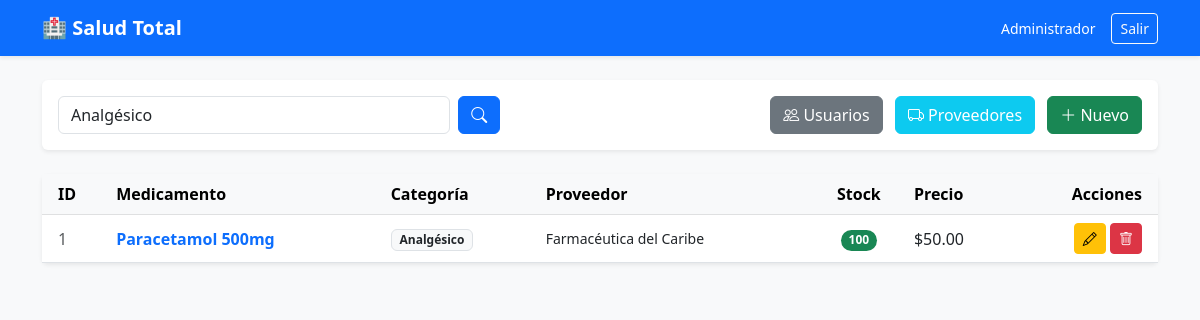
The page /paginas/panel.php?categoria=Analgésico (signed in) on the database its author committed.
### tables this page shows
CREATE TABLE `medicamentos` (
  `id` int(11) NOT NULL,
  `nombre` varchar(100) NOT NULL,
  `categoria` varchar(100) NOT NULL,
  `cantidad` int(11) NOT NULL,
  `precio` decimal(10,2) NOT NULL,
  `proveedor_id` int(11) DEFAULT NULL,
  `creado_en` timestamp NOT NULL DEFAULT current_timestamp(),
  `actualizado_en` timestamp NOT NULL DEFAULT current_timestamp() ON UPDATE current_timestamp()
);

CREATE TABLE `proveedores` (
  `id` int(11) NOT NULL,
  `nombre` varchar(100) NOT NULL,
  `telefono` varchar(20) DEFAULT NULL,
  `direccion` varchar(200) DEFAULT NULL,
  `creado_en` timestamp NOT NULL DEFAULT current_timestamp()
);

### paginas/panel.php (the view, shortened to what this page needs)
<?php
require '../logica/db.php';
$where = "";
$params = [];
$categoria_buscada = "";
if (isset($_GET['categoria']) && !empty($_GET['categoria'])) {
    $categoria_buscada = $_GET['categoria'];
    $where = "WHERE m.categoria LIKE ?";
    $params[] = "%$categoria_buscada%";
}
$sql = "SELECT m.id, m.nombre, m.categoria, m.cantidad, m.precio, p.nombre AS proveedor
        FROM medicamentos m
        LEFT JOIN proveedores p ON m.proveedor_id = p.id
        $where ORDER BY m.id DESC";
$stmt = $conn->prepare($sql);
$stmt->execute($params);
$medicamentos = $stmt->fetchAll(PDO::FETCH_ASSOC);
?>
<!DOCTYPE html>
<html lang="es">
<head>
    <link href="https://cdn.jsdelivr.net/npm/bootstrap@5.3.0/dist/css/bootstrap.min.css" rel="stylesheet">
    <link rel="stylesheet" href="https://cdn.jsdelivr.net/npm/bootstrap-icons@1.10.0/font/bootstrap-icons.css">
</head>
<body class="bg-light">
    <nav class="navbar navbar-expand-lg navbar-dark bg-primary mb-4 shadow-sm">
        <div class="container">
            <a class="navbar-brand fw-bold" href="#">🏥 Salud Total</a>
            <div class="d-flex align-items-center text-white">
                <small class="me-3 d-none d-md-block">
                    <?php echo htmlspecialchars($_SESSION['user_nombre']); ?>
                </small>
                <a href="../logica/logout.php" class="btn btn-outline-light btn-sm">Salir</a>
            </div>
        </div>
    </nav>
    <div class="container">
        <div class="card shadow-sm mb-4 border-0">
            <div class="card-body">
                <div class="row g-3">
                    <div class="col-12 col-md-5">
                        <form method="GET" class="d-flex gap-2">
                            <input type="text" name="categoria" class="form-control" placeholder="Buscar categoría..." value="<?php echo htmlspecialchars($categoria_buscada); ?>">
                            <button type="submit" class="btn btn-primary"><i class="bi bi-search"></i></button>
                        </form>
                    </div>
                    <div class="col-12 col-md-7 text-md-end">
                        <?php if($_SESSION['user_rol'] == 'admin'): ?>
                            <a href="usuarios.php" class="btn btn-secondary me-2"><i class="bi bi-people"></i> Usuarios</a>
                        <?php endif; ?>
                        <a href="proveedores.php" class="btn btn-info text-white me-2"><i class="bi bi-truck"></i> Proveedores</a>
                        <a href="registro.php" class="btn btn-success"><i class="bi bi-plus-lg"></i> Nuevo</a>
                    </div>
                </div>
            </div>
        </div>
        <div class="card shadow-sm border-0">
            <div class="table-responsive">
                <table class="table table-hover align-middle mb-0">
                    <thead class="table-light">
                        <tr>
                            <th class="ps-3">ID</th>
                            <th>Medicamento</th>
                            <th>Categoría</th>
                            <th>Proveedor</th>
                            <th class="text-center">Stock</th>
                            <th>Precio</th>
                            <th class="text-end pe-3">Acciones</th>
                        </tr>
                    </thead>
                    <tbody>
                        <?php foreach ($medicamentos as $med): ?>
                        <tr>
                            <td class="ps-3 text-muted"><?php echo $med['id']; ?></td>
                            <td class="fw-bold text-primary"><?php echo htmlspecialchars($med['nombre']); ?></td>
                            <td><span class="badge bg-light text-dark border"><?php echo htmlspecialchars($med['categoria']); ?></span></td>
                            <td class="small"><?php echo htmlspecialchars($med['proveedor'] ?? '-'); ?></td>
                            <td class="text-center">
                                <span class="badge <?php echo ($med['cantidad']<10)?'bg-danger':'bg-success'; ?> rounded-pill">
                                    <?php echo $med['cantidad']; ?>
                                </span>
                            </td>
                            <td>$<?php echo number_format($med['precio'], 2); ?></td>
                            <td class="text-end pe-3">
                                <a href="editar.php?id=<?php echo $med['id']; ?>" class="btn btn-warning btn-sm"><i class="bi bi-pencil"></i></a>
                                <a href="../logica/eliminar.php?id=<?php echo $med['id']; ?>" class="btn btn-danger btn-sm" onclick="return confirm('¿Borrar?');"><i class="bi bi-trash"></i></a>
                            </td>
                        </tr>
                        <?php endforeach; ?>
                    </tbody>
                </table>
            </div>
        </div>
    </div>
</body>
</html>

### rows shown on the page
medicamentos: id "1", nombre "Paracetamol 500mg", categoria "Analgésico", proveedor.nombre "Farmacéutica del Caribe", cantidad "100", precio "50.00"

### other values the page prints
$_SESSION['user_nombre'] "Administrador"
